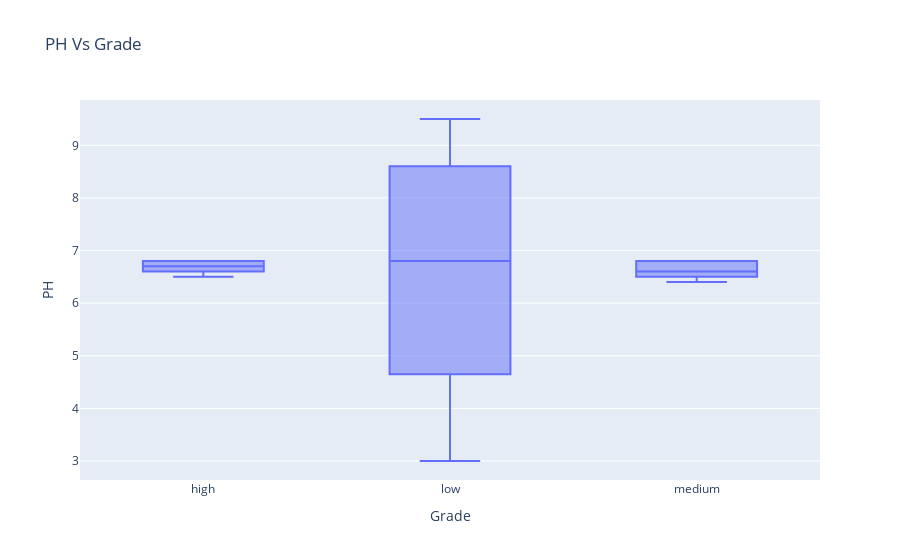
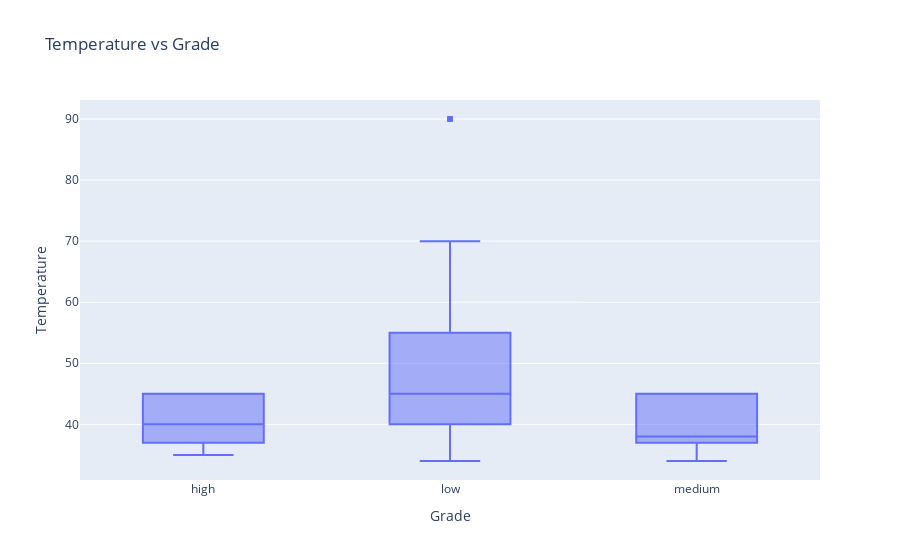

Notebook code cell kept with these figures, in order:
### Markdown cell above
#### Relationship between numerical features and Grade

### Code cell
fig = px.box(df, x='Grade', y='PH', title='PH Vs Grade')
fig.show()

fig = px.box(df, x='Grade', y='Temperature', title='Temperature vs Grade')
fig.show()

### Figure 1 — Plotly figure (JSON) as saved in the notebook; plotly's stock layout.template omitted (floating-point values rounded to 4 significant figures; data arrays with more than 128 entries replaced by an {"elided": "..."} marker saying what was removed)
{"data": [{"alignmentgroup": "True", "hovertemplate": "Grade=%{x}<br>PH=%{y}<extra></extra>", "legendgroup": "", "marker": {"color": "#636efa"}, "name": "", "notched": false, "offsetgroup": "", "orientation": "v", "showlegend": false, "type": "box", "x": {"elided": "1059 str values"}, "x0": " ", "xaxis": "x", "y": {"elided": "1059 float values"}, "y0": " ", "yaxis": "y"}], "layout": {"boxmode": "group", "legend": {"tracegroupgap": 0}, "title": {"text": "PH Vs Grade"}, "xaxis": {"anchor": "y", "domain": [0, 1], "title": {"text": "Grade"}}, "yaxis": {"anchor": "x", "domain": [0, 1], "title": {"text": "PH"}}}}

### Figure 2 — Plotly figure (JSON) as saved in the notebook; plotly's stock layout.template omitted (floating-point values rounded to 4 significant figures; data arrays with more than 128 entries replaced by an {"elided": "..."} marker saying what was removed)
{"data": [{"alignmentgroup": "True", "hovertemplate": "Grade=%{x}<br>Temperature=%{y}<extra></extra>", "legendgroup": "", "marker": {"color": "#636efa"}, "name": "", "notched": false, "offsetgroup": "", "orientation": "v", "showlegend": false, "type": "box", "x": {"elided": "1059 str values"}, "x0": " ", "xaxis": "x", "y": {"elided": "1059 int values"}, "y0": " ", "yaxis": "y"}], "layout": {"boxmode": "group", "legend": {"tracegroupgap": 0}, "title": {"text": "Temperature vs Grade"}, "xaxis": {"anchor": "y", "domain": [0, 1], "title": {"text": "Grade"}}, "yaxis": {"anchor": "x", "domain": [0, 1], "title": {"text": "Temperature"}}}}
